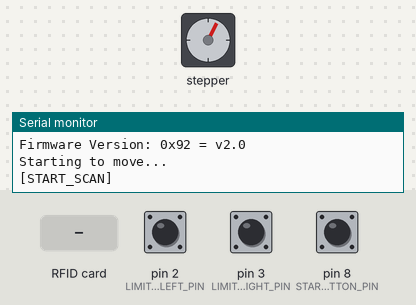
The sketch below on a simulated Arduino Uno, built with avr-gcc and run on an emulated ATmega328P. On the bench: stepper motor, the last lines printed to the serial monitor. The test bench sets the inputs (shaded band); at power-on: pin 3 (LIMIT_SWITCH_RIGHT_PIN) LOW, pin 8 (START_BUTTON_PIN) LOW, pin 2 (LIMIT_SWITCH_LEFT_PIN) LOW. Stepper angles assume 200 steps per turn.

Above: at 1.2 s.
1.3 s: pin 3 (LIMIT_SWITCH_RIGHT_PIN) pulled HIGH for 3.2 s
At 1.72 s:
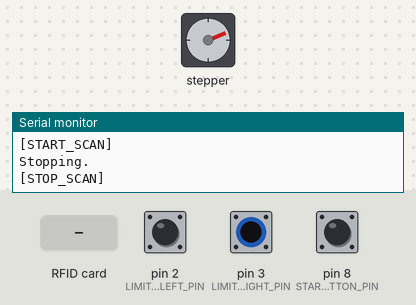
6.0 s: pin 8 (START_BUTTON_PIN) pulled HIGH for 0.15 s
At 6.16 s:
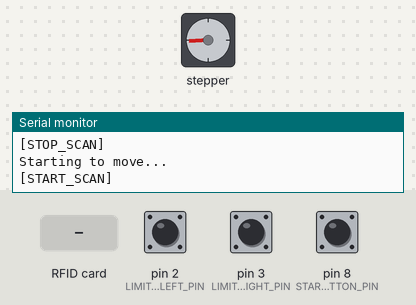
At 6.77 s:
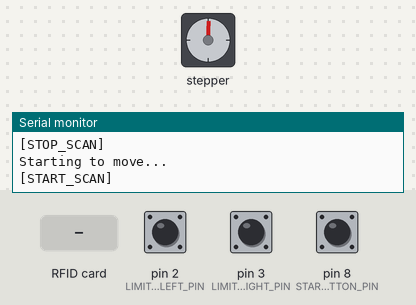
9.5 s: pin 2 (LIMIT_SWITCH_LEFT_PIN) pulled HIGH for 0.15 s
13.0 s: RFID card 5E 7A 19 C4 held to the reader
16.3 s: pin 3 (LIMIT_SWITCH_RIGHT_PIN) pulled HIGH for 0.15 s
17.9 s: pin 2 (LIMIT_SWITCH_LEFT_PIN) pulled HIGH for 1 s
At 19.5 s:
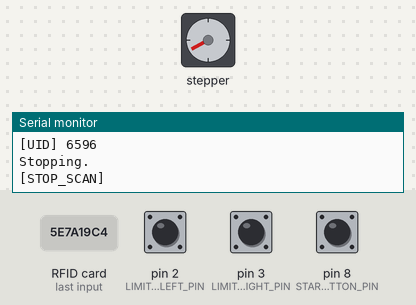
Timing chart, 0 to 21.0 s (numbered marks = the images above; inputs shaded):
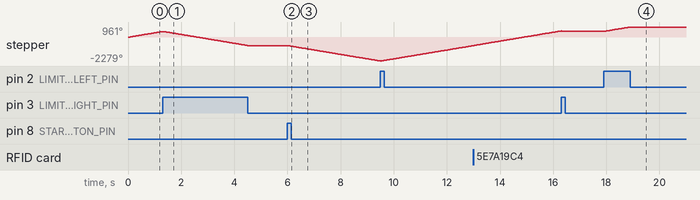

The sketch:

arduino.ino
```cpp
#include <Stepper.h>
#include <SPI.h>
#include <MFRC522.h>

#define RST_PIN 9
#define SS_PIN 10
#define START_BUTTON_PIN 8
#define LIMIT_SWITCH_LEFT_PIN 2
#define LIMIT_SWITCH_RIGHT_PIN 3

#define MOTOR_STEPS 200
#define STEPPER_SPEED 75

Stepper stepper(MOTOR_STEPS, 4, 5, 6, 7);
MFRC522 rfid(SS_PIN, RST_PIN);

int dir = 1;
int check = 0;
int limitSwitchLeftState = 0;
int startButtonState = 0;
int lastStartButtonState = 0;
int limitSwitchRightState = 0;
bool moving = false;

void setup() {
  Serial.begin(9600);   // Initialize serial communications with the PC

  stepper.setSpeed(STEPPER_SPEED);

  SPI.begin();      // Init SPI bus
  rfid.PCD_Init();   // Init MFRC522
  rfid.PCD_DumpVersionToSerial();  // Show details of PCD - MFRC522 Card Reader details

  pinMode(START_BUTTON_PIN, INPUT);
  pinMode(LIMIT_SWITCH_LEFT_PIN, INPUT);
  pinMode(LIMIT_SWITCH_RIGHT_PIN, INPUT);

  startButtonState = digitalRead(START_BUTTON_PIN);
  lastStartButtonState = digitalRead(START_BUTTON_PIN);

  startMoving();
}

void loop() {
  if (check == 75) {
    check = 0;

    if (rfid.PICC_IsNewCardPresent()) {
      unsigned long uid = getID();

      if (uid != -1){
        Serial.print("[UID] ");
        Serial.println(uid);
        Serial.println();
      }
    }
  } else {
    check++;
  }

  startButtonState = digitalRead(START_BUTTON_PIN);
  limitSwitchLeftState = digitalRead(LIMIT_SWITCH_LEFT_PIN);
  limitSwitchRightState = digitalRead(LIMIT_SWITCH_RIGHT_PIN);

  if (limitSwitchLeftState == HIGH) {
    stepper.step(MOTOR_STEPS / 100);

    stopMoving();
  } else if (limitSwitchRightState == HIGH) {
    stepper.step(-MOTOR_STEPS / 100);

    stopMoving();
  } else if (moving) {
    stepper.step(MOTOR_STEPS / 100 * dir);
  } else if (startButtonState != lastStartButtonState) {
    lastStartButtonState = startButtonState;
    startMoving();
  }
}

void startMoving() {
  if (moving) {
    return;
  }

  Serial.println("Starting to move...");
  Serial.println("[START_SCAN]");
  moving = true;

}

void stopMoving() {
  if (!moving) {
    return;
  }

  Serial.println("Stopping.");
  Serial.println("[STOP_SCAN]");
  moving = false;

  if (dir == -1) {
    dir = 1;
  } else if (dir == 1) {
    dir = -1;
  }
}

/**
 * rfid.PICC_IsNewCardPresent() should be checked before
 * @return the card UID
 */
unsigned long getID(){
  if ( ! rfid.PICC_ReadCardSerial()) { //Since a PICC placed get Serial and continue
    return -1;
  }
  unsigned long hex_num;
  hex_num =  rfid.uid.uidByte[0] << 24;
  hex_num += rfid.uid.uidByte[1] << 16;
  hex_num += rfid.uid.uidByte[2] <<  8;
  hex_num += rfid.uid.uidByte[3];
  rfid.PICC_HaltA(); // Stop reading
  return hex_num;
}

void move() {
  // read the sensor value:
  int sensorReading = analogRead(A0);

  int dir = 1;
  if (sensorReading < 512) {
    dir = -1;
  }

  // map it to a range from 0 to 100:
  int motorSpeed = map(abs(sensorReading - 512), 0, 512, 0, 75);

  // set the motor speed:
  if (motorSpeed > 10) {
    stepper.setSpeed(motorSpeed);
    // step 1/100 of a revolution:
    stepper.step(MOTOR_STEPS / 100 * dir);
  }
}
```

Measured:
- after the input at 6.0 s, stepper: keeps turning counter-clockwise at about 423°/s, starting at once
- after the input at 17.9 s, stepper: turns 425° clockwise in 0.99 s, starting at once
